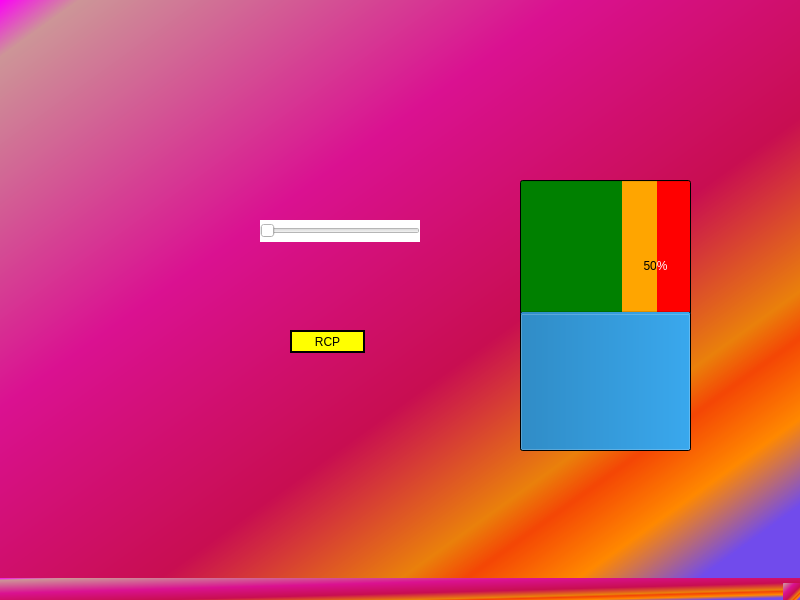
<?xml version="1.0" encoding="UTF-8"?>
<ui version="4.0">
 <class>MainWindow</class>
 <widget class="QMainWindow" name="MainWindow">
  <property name="geometry">
   <rect>
    <x>0</x>
    <y>0</y>
    <width>800</width>
    <height>600</height>
   </rect>
  </property>
  <property name="minimumSize">
   <size>
    <width>800</width>
    <height>600</height>
   </size>
  </property>
  <property name="maximumSize">
   <size>
    <width>800</width>
    <height>600</height>
   </size>
  </property>
  <property name="windowTitle">
   <string>MainWindow</string>
  </property>
  <property name="windowIcon">
   <iconset resource="Iconos.qrc">
    <normaloff>:/Icomw/Resources/Icono.png</normaloff>:/Icomw/Resources/Icono.png</iconset>
  </property>
  <property name="autoFillBackground">
   <bool>false</bool>
  </property>
  <property name="styleSheet">
   <string notr="true">background-color: qlineargradient(spread:pad, x1:0, y1:0, x2:1, y2:1, stop:0 rgba(252, 0, 246, 255), stop:0.05 rgba(205, 149, 151, 255), stop:0.352273 rgba(218, 17, 145, 255), stop:0.6 rgba(200, 14, 81, 255), stop:0.75 rgba(234, 128, 11, 255), stop:0.79 rgba(244, 70, 5, 255), stop:0.86 rgba(255, 136, 0, 255), stop:0.935 rgba(113, 75, 236, 255));
</string>
  </property>
  <widget class="QWidget" name="centralwidget">
   <widget class="QPushButton" name="brcp">
    <property name="geometry">
     <rect>
      <x>290</x>
      <y>330</y>
      <width>75</width>
      <height>23</height>
     </rect>
    </property>
    <property name="styleSheet">
     <string notr="true">border-color: qlineargradient(spread:pad, x1:0, y1:0, x2:1, y2:0, stop:0 rgba(255, 178, 102, 255), stop:0.55 rgba(235, 148, 61, 255), stop:0.98 rgba(0, 0, 0, 255), stop:1 rgba(0, 0, 0, 0)); border: 2px solid;
background-color: rgb(255, 255, 0);</string>
    </property>
    <property name="text">
     <string>RCP</string>
    </property>
   </widget>
   <widget class="QProgressBar" name="progressBar">
    <property name="geometry">
     <rect>
      <x>520</x>
      <y>180</y>
      <width>171</width>
      <height>271</height>
     </rect>
    </property>
    <property name="palette">
     <palette>
      <active>
       <colorrole role="Button">
        <brush brushstyle="LinearGradientPattern">
         <gradient startx="0.000000000000000" starty="0.000000000000000" endx="1.000000000000000" endy="0.000000000000000" type="LinearGradient" spread="PadSpread" coordinatemode="ObjectBoundingMode">
          <gradientstop position="0.000000000000000">
           <color alpha="255">
            <red>0</red>
            <green>128</green>
            <blue>0</blue>
           </color>
          </gradientstop>
          <gradientstop position="0.600000000000000">
           <color alpha="255">
            <red>0</red>
            <green>128</green>
            <blue>0</blue>
           </color>
          </gradientstop>
          <gradientstop position="0.600010000000000">
           <color alpha="255">
            <red>255</red>
            <green>165</green>
            <blue>0</blue>
           </color>
          </gradientstop>
          <gradientstop position="0.800000000000000">
           <color alpha="255">
            <red>255</red>
            <green>165</green>
            <blue>0</blue>
           </color>
          </gradientstop>
          <gradientstop position="0.800010000000000">
           <color alpha="255">
            <red>255</red>
            <green>0</green>
            <blue>0</blue>
           </color>
          </gradientstop>
          <gradientstop position="1.000000000000000">
           <color alpha="255">
            <red>255</red>
            <green>0</green>
            <blue>0</blue>
           </color>
          </gradientstop>
         </gradient>
        </brush>
       </colorrole>
       <colorrole role="Base">
        <brush brushstyle="LinearGradientPattern">
         <gradient startx="0.000000000000000" starty="0.000000000000000" endx="1.000000000000000" endy="0.000000000000000" type="LinearGradient" spread="PadSpread" coordinatemode="ObjectBoundingMode">
          <gradientstop position="0.000000000000000">
           <color alpha="255">
            <red>0</red>
            <green>128</green>
            <blue>0</blue>
           </color>
          </gradientstop>
          <gradientstop position="0.600000000000000">
           <color alpha="255">
            <red>0</red>
            <green>128</green>
            <blue>0</blue>
           </color>
          </gradientstop>
          <gradientstop position="0.600010000000000">
           <color alpha="255">
            <red>255</red>
            <green>165</green>
            <blue>0</blue>
           </color>
          </gradientstop>
          <gradientstop position="0.800000000000000">
           <color alpha="255">
            <red>255</red>
            <green>165</green>
            <blue>0</blue>
           </color>
          </gradientstop>
          <gradientstop position="0.800010000000000">
           <color alpha="255">
            <red>255</red>
            <green>0</green>
            <blue>0</blue>
           </color>
          </gradientstop>
          <gradientstop position="1.000000000000000">
           <color alpha="255">
            <red>255</red>
            <green>0</green>
            <blue>0</blue>
           </color>
          </gradientstop>
         </gradient>
        </brush>
       </colorrole>
       <colorrole role="Window">
        <brush brushstyle="LinearGradientPattern">
         <gradient startx="0.000000000000000" starty="0.000000000000000" endx="1.000000000000000" endy="0.000000000000000" type="LinearGradient" spread="PadSpread" coordinatemode="ObjectBoundingMode">
          <gradientstop position="0.000000000000000">
           <color alpha="255">
            <red>0</red>
            <green>128</green>
            <blue>0</blue>
           </color>
          </gradientstop>
          <gradientstop position="0.600000000000000">
           <color alpha="255">
            <red>0</red>
            <green>128</green>
            <blue>0</blue>
           </color>
          </gradientstop>
          <gradientstop position="0.600010000000000">
           <color alpha="255">
            <red>255</red>
            <green>165</green>
            <blue>0</blue>
           </color>
          </gradientstop>
          <gradientstop position="0.800000000000000">
           <color alpha="255">
            <red>255</red>
            <green>165</green>
            <blue>0</blue>
           </color>
          </gradientstop>
          <gradientstop position="0.800010000000000">
           <color alpha="255">
            <red>255</red>
            <green>0</green>
            <blue>0</blue>
           </color>
          </gradientstop>
          <gradientstop position="1.000000000000000">
           <color alpha="255">
            <red>255</red>
            <green>0</green>
            <blue>0</blue>
           </color>
          </gradientstop>
         </gradient>
        </brush>
       </colorrole>
      </active>
      <inactive>
       <colorrole role="Button">
        <brush brushstyle="LinearGradientPattern">
         <gradient startx="0.000000000000000" starty="0.000000000000000" endx="1.000000000000000" endy="0.000000000000000" type="LinearGradient" spread="PadSpread" coordinatemode="ObjectBoundingMode">
          <gradientstop position="0.000000000000000">
           <color alpha="255">
            <red>0</red>
            <green>128</green>
            <blue>0</blue>
           </color>
          </gradientstop>
          <gradientstop position="0.600000000000000">
           <color alpha="255">
            <red>0</red>
            <green>128</green>
            <blue>0</blue>
           </color>
          </gradientstop>
          <gradientstop position="0.600010000000000">
           <color alpha="255">
            <red>255</red>
            <green>165</green>
            <blue>0</blue>
           </color>
          </gradientstop>
          <gradientstop position="0.800000000000000">
           <color alpha="255">
            <red>255</red>
            <green>165</green>
            <blue>0</blue>
           </color>
          </gradientstop>
          <gradientstop position="0.800010000000000">
           <color alpha="255">
            <red>255</red>
            <green>0</green>
            <blue>0</blue>
           </color>
          </gradientstop>
          <gradientstop position="1.000000000000000">
           <color alpha="255">
            <red>255</red>
            <green>0</green>
            <blue>0</blue>
           </color>
          </gradientstop>
         </gradient>
        </brush>
       </colorrole>
       <colorrole role="Base">
        <brush brushstyle="LinearGradientPattern">
         <gradient startx="0.000000000000000" starty="0.000000000000000" endx="1.000000000000000" endy="0.000000000000000" type="LinearGradient" spread="PadSpread" coordinatemode="ObjectBoundingMode">
          <gradientstop position="0.000000000000000">
           <color alpha="255">
            <red>0</red>
            <green>128</green>
            <blue>0</blue>
           </color>
          </gradientstop>
          <gradientstop position="0.600000000000000">
           <color alpha="255">
            <red>0</red>
            <green>128</green>
            <blue>0</blue>
           </color>
          </gradientstop>
          <gradientstop position="0.600010000000000">
           <color alpha="255">
            <red>255</red>
            <green>165</green>
            <blue>0</blue>
           </color>
          </gradientstop>
          <gradientstop position="0.800000000000000">
           <color alpha="255">
            <red>255</red>
            <green>165</green>
            <blue>0</blue>
           </color>
          </gradientstop>
          <gradientstop position="0.800010000000000">
           <color alpha="255">
            <red>255</red>
            <green>0</green>
            <blue>0</blue>
           </color>
          </gradientstop>
          <gradientstop position="1.000000000000000">
           <color alpha="255">
            <red>255</red>
            <green>0</green>
            <blue>0</blue>
           </color>
          </gradientstop>
         </gradient>
        </brush>
       </colorrole>
       <colorrole role="Window">
        <brush brushstyle="LinearGradientPattern">
         <gradient startx="0.000000000000000" starty="0.000000000000000" endx="1.000000000000000" endy="0.000000000000000" type="LinearGradient" spread="PadSpread" coordinatemode="ObjectBoundingMode">
          <gradientstop position="0.000000000000000">
           <color alpha="255">
            <red>0</red>
            <green>128</green>
            <blue>0</blue>
           </color>
          </gradientstop>
          <gradientstop position="0.600000000000000">
           <color alpha="255">
            <red>0</red>
            <green>128</green>
            <blue>0</blue>
           </color>
          </gradientstop>
          <gradientstop position="0.600010000000000">
           <color alpha="255">
            <red>255</red>
            <green>165</green>
            <blue>0</blue>
           </color>
          </gradientstop>
          <gradientstop position="0.800000000000000">
           <color alpha="255">
            <red>255</red>
            <green>165</green>
            <blue>0</blue>
           </color>
          </gradientstop>
          <gradientstop position="0.800010000000000">
           <color alpha="255">
            <red>255</red>
            <green>0</green>
            <blue>0</blue>
           </color>
          </gradientstop>
          <gradientstop position="1.000000000000000">
           <color alpha="255">
            <red>255</red>
            <green>0</green>
            <blue>0</blue>
           </color>
          </gradientstop>
         </gradient>
        </brush>
       </colorrole>
      </inactive>
      <disabled>
       <colorrole role="Button">
        <brush brushstyle="LinearGradientPattern">
         <gradient startx="0.000000000000000" starty="0.000000000000000" endx="1.000000000000000" endy="0.000000000000000" type="LinearGradient" spread="PadSpread" coordinatemode="ObjectBoundingMode">
          <gradientstop position="0.000000000000000">
           <color alpha="255">
            <red>0</red>
            <green>128</green>
            <blue>0</blue>
           </color>
          </gradientstop>
          <gradientstop position="0.600000000000000">
           <color alpha="255">
            <red>0</red>
            <green>128</green>
            <blue>0</blue>
           </color>
          </gradientstop>
          <gradientstop position="0.600010000000000">
           <color alpha="255">
            <red>255</red>
            <green>165</green>
            <blue>0</blue>
           </color>
          </gradientstop>
          <gradientstop position="0.800000000000000">
           <color alpha="255">
            <red>255</red>
            <green>165</green>
            <blue>0</blue>
           </color>
          </gradientstop>
          <gradientstop position="0.800010000000000">
           <color alpha="255">
            <red>255</red>
            <green>0</green>
            <blue>0</blue>
           </color>
          </gradientstop>
          <gradientstop position="1.000000000000000">
           <color alpha="255">
            <red>255</red>
            <green>0</green>
            <blue>0</blue>
           </color>
          </gradientstop>
         </gradient>
        </brush>
       </colorrole>
       <colorrole role="Base">
        <brush brushstyle="LinearGradientPattern">
         <gradient startx="0.000000000000000" starty="0.000000000000000" endx="1.000000000000000" endy="0.000000000000000" type="LinearGradient" spread="PadSpread" coordinatemode="ObjectBoundingMode">
          <gradientstop position="0.000000000000000">
           <color alpha="255">
            <red>0</red>
            <green>128</green>
            <blue>0</blue>
           </color>
          </gradientstop>
          <gradientstop position="0.600000000000000">
           <color alpha="255">
            <red>0</red>
            <green>128</green>
            <blue>0</blue>
           </color>
          </gradientstop>
          <gradientstop position="0.600010000000000">
           <color alpha="255">
            <red>255</red>
            <green>165</green>
            <blue>0</blue>
           </color>
          </gradientstop>
          <gradientstop position="0.800000000000000">
           <color alpha="255">
            <red>255</red>
            <green>165</green>
            <blue>0</blue>
           </color>
          </gradientstop>
          <gradientstop position="0.800010000000000">
           <color alpha="255">
            <red>255</red>
            <green>0</green>
            <blue>0</blue>
           </color>
          </gradientstop>
          <gradientstop position="1.000000000000000">
           <color alpha="255">
            <red>255</red>
            <green>0</green>
            <blue>0</blue>
           </color>
          </gradientstop>
         </gradient>
        </brush>
       </colorrole>
       <colorrole role="Window">
        <brush brushstyle="LinearGradientPattern">
         <gradient startx="0.000000000000000" starty="0.000000000000000" endx="1.000000000000000" endy="0.000000000000000" type="LinearGradient" spread="PadSpread" coordinatemode="ObjectBoundingMode">
          <gradientstop position="0.000000000000000">
           <color alpha="255">
            <red>0</red>
            <green>128</green>
            <blue>0</blue>
           </color>
          </gradientstop>
          <gradientstop position="0.600000000000000">
           <color alpha="255">
            <red>0</red>
            <green>128</green>
            <blue>0</blue>
           </color>
          </gradientstop>
          <gradientstop position="0.600010000000000">
           <color alpha="255">
            <red>255</red>
            <green>165</green>
            <blue>0</blue>
           </color>
          </gradientstop>
          <gradientstop position="0.800000000000000">
           <color alpha="255">
            <red>255</red>
            <green>165</green>
            <blue>0</blue>
           </color>
          </gradientstop>
          <gradientstop position="0.800010000000000">
           <color alpha="255">
            <red>255</red>
            <green>0</green>
            <blue>0</blue>
           </color>
          </gradientstop>
          <gradientstop position="1.000000000000000">
           <color alpha="255">
            <red>255</red>
            <green>0</green>
            <blue>0</blue>
           </color>
          </gradientstop>
         </gradient>
        </brush>
       </colorrole>
      </disabled>
     </palette>
    </property>
    <property name="layoutDirection">
     <enum>Qt::LeftToRight</enum>
    </property>
    <property name="autoFillBackground">
     <bool>false</bool>
    </property>
    <property name="styleSheet">
     <string notr="true">background-color: qlineargradient(x0: 0, x2: 1, stop: 0 green, stop: 0.6 green,  stop: 0.60001 orange, stop: 0.8 orange, stop: 0.80001 red, stop: 1 red)</string>
    </property>
    <property name="value">
     <number>50</number>
    </property>
    <property name="alignment">
     <set>Qt::AlignLeading|Qt::AlignLeft|Qt::AlignTop</set>
    </property>
    <property name="textVisible">
     <bool>true</bool>
    </property>
    <property name="orientation">
     <enum>Qt::Vertical</enum>
    </property>
    <property name="invertedAppearance">
     <bool>false</bool>
    </property>
    <property name="textDirection">
     <enum>QProgressBar::TopToBottom</enum>
    </property>
    <property name="format">
     <string>%p%</string>
    </property>
   </widget>
   <widget class="QSlider" name="horizontalSlider">
    <property name="geometry">
     <rect>
      <x>260</x>
      <y>220</y>
      <width>160</width>
      <height>22</height>
     </rect>
    </property>
    <property name="styleSheet">
     <string notr="true">background-color: rgb(255, 255, 255);</string>
    </property>
    <property name="orientation">
     <enum>Qt::Horizontal</enum>
    </property>
   </widget>
  </widget>
  <widget class="QMenuBar" name="menubar">
   <property name="geometry">
    <rect>
     <x>0</x>
     <y>0</y>
     <width>800</width>
     <height>21</height>
    </rect>
   </property>
   <property name="autoFillBackground">
    <bool>false</bool>
   </property>
   <property name="styleSheet">
    <string notr="true">background-color: rgb(255, 255, 127);</string>
   </property>
  </widget>
  <widget class="QStatusBar" name="statusbar"/>
 </widget>
 <resources>
  <include location="Iconos.qrc"/>
  <include location="../Resources/Dos.qrc"/>
 </resources>
 <connections>
  <connection>
   <sender>horizontalSlider</sender>
   <signal>valueChanged(int)</signal>
   <receiver>progressBar</receiver>
   <slot>setValue(int)</slot>
   <hints>
    <hint type="sourcelabel">
     <x>297</x>
     <y>244</y>
    </hint>
    <hint type="destinationlabel">
     <x>313</x>
     <y>290</y>
    </hint>
   </hints>
  </connection>
 </connections>
</ui>
